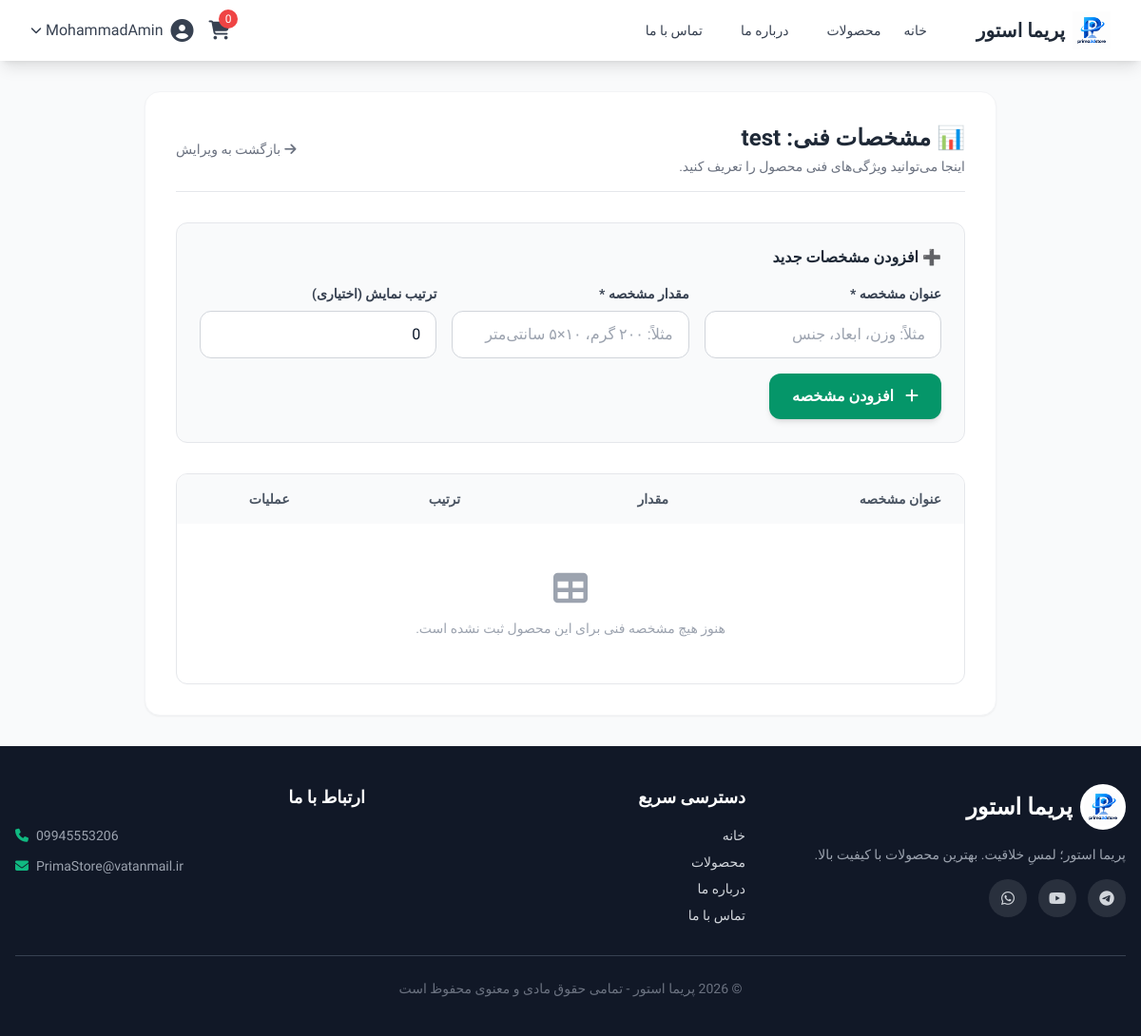
The page /admin/products/1/specifications (signed in) on the database as committed earlier.
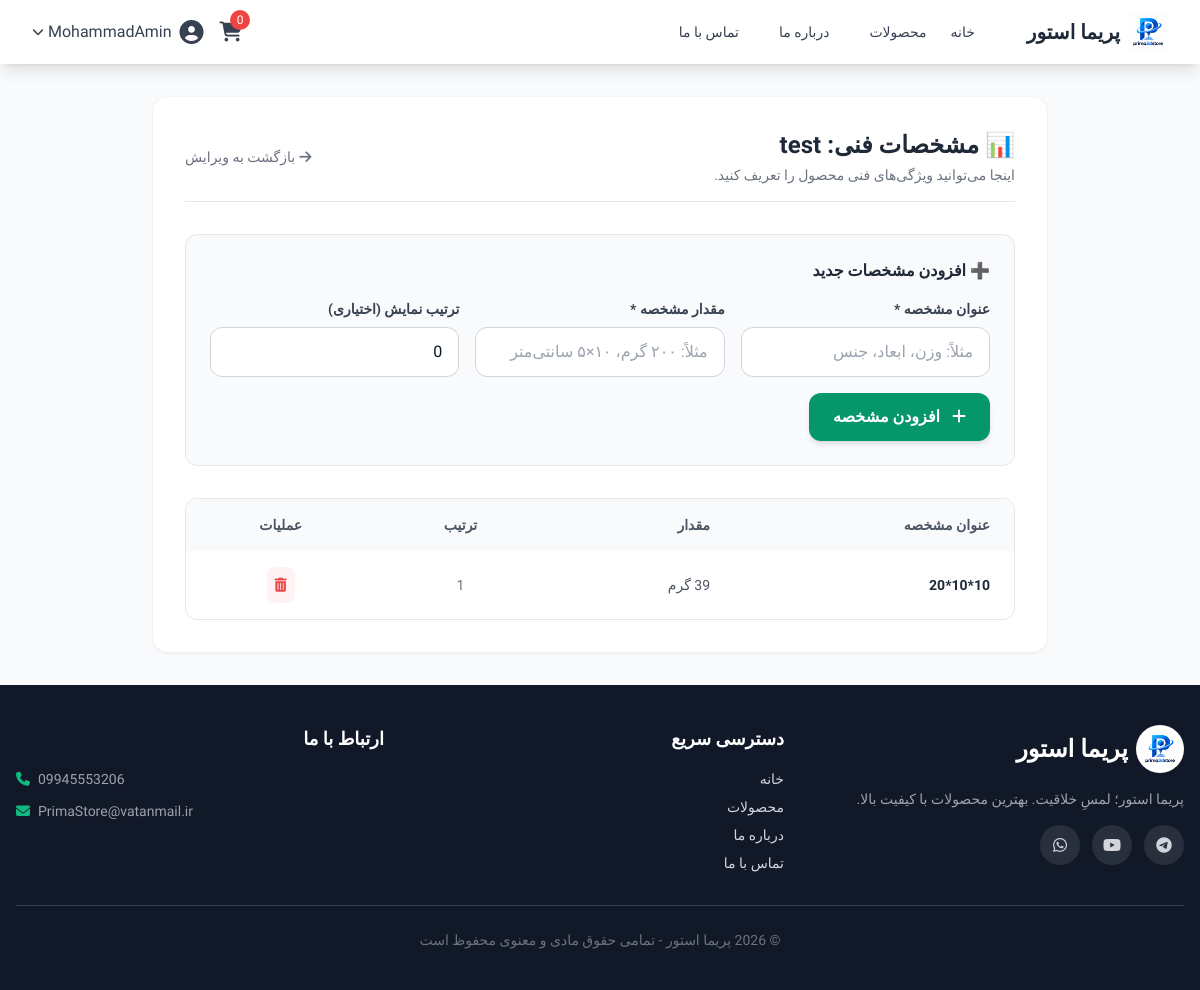
The same page on the database as committed later.
### app/main.py (models this page shows)
class ProductSpecification(db.Model):
    __tablename__ = 'product_specifications'
    id = db.Column(db.Integer, primary_key=True)
    product_id = db.Column(db.Integer, db.ForeignKey('products.id'), nullable=False)
    spec_key = db.Column(db.String(100), nullable=False)
    spec_value = db.Column(db.String(200), nullable=False)
    display_order = db.Column(db.Integer, default=0)
    created_at = db.Column(db.DateTime, default=db.func.current_timestamp())
    product = db.relationship('Product', backref='specifications')

### app/main.py (the view)
@app.route('/admin/products/<int:product_id>/specifications')
@login_required
def admin_product_specifications(product_id):
    if not current_user.is_admin:
        flash('دسترسی غیرمجاز!', 'error')
        return redirect(url_for('index'))
    product = Product.query.get_or_404(product_id)
    specs = ProductSpecification.query.filter_by(product_id=product_id).order_by(ProductSpecification.display_order).all()
    return render_template('admin/specifications.html', product=product, specs=specs)

### app/main.py (called while the page is built)
@login_manager.user_loader
def load_user(user_id):
    return User.query.get(int(user_id))

@app.context_processor
def inject_announcement():
    global announcement, announcement_link, announcement_page
    from datetime import datetime
    current_page = request.endpoint or ""
    show = False
    if announcement_page == "all":
        show = True
    elif announcement_page == "home" and current_page == "index":
        show = True
    elif announcement_page == "products" and current_page == "products":
        show = True
    elif announcement_page == "product" and current_page == "product_detail":
        show = True
    return {
        "announcement": announcement if show else None,
        "announcement_link": announcement_link if show else None,
        "now": datetime.now()
    }

### app/interfaces/templates/admin/specifications.html (shortened to what the changed rows need)
{% extends "base.html" %}
{% block content %}
<div class="max-w-4xl mx-auto bg-white rounded-2xl shadow-sm border border-gray-100 p-8">
    <div class="flex justify-between items-center mb-8 border-b pb-4">
        <div>
            <h1 class="text-2xl font-bold text-gray-800">📊 مشخصات فنی: {{ product.name }}</h1>
        </div>
    </div>
    <div class="bg-white rounded-xl border border-gray-200 overflow-hidden">
        <table class="w-full">
            <thead>
                <tr class="bg-gray-50 text-gray-600 text-sm">
                    <th class="px-6 py-4 text-right font-semibold">عنوان مشخصه</th>
                    <th class="px-6 py-4 text-right font-semibold">مقدار</th>
                    <th class="px-6 py-4 text-center font-semibold">ترتیب</th>
                    <th class="px-6 py-4 text-center font-semibold">عملیات</th>
                </tr>
            </thead>
            <tbody class="text-sm divide-y divide-gray-100">
                {% for spec in specs|sort(attribute='display_order') %}
                <tr class="hover:bg-gray-50 transition">
                    <td class="px-6 py-4 font-bold text-gray-800">{{ spec.spec_key }}</td>
                    <td class="px-6 py-4 text-gray-600">{{ spec.spec_value }}</td>
                    <td class="px-6 py-4 text-center text-gray-500">{{ spec.display_order }}</td>
                    <td class="px-6 py-4 text-center">
                        <form action="/admin/specifications/{{ spec.id }}/delete" method="POST" class="inline" onsubmit="return confirm('آیا از حذف این مشخصه مطمئن هستید؟')">
                            <button type="submit" class="bg-red-50 text-red-500 hover:bg-red-100 hover:text-red-700 p-2 rounded-lg transition" title="حذف">
                                <i class="fas fa-trash-alt"></i>
                            </button>
                        </form>
                    </td>
                </tr>
                {% else %}
                <tr>
                    <td colspan="4" class="px-6 py-12 text-center text-gray-400">
                        <i class="fas fa-table text-4xl mb-3 block"></i>
                        هنوز هیچ مشخصه فنی برای این محصول ثبت نشده است.
                    </td>
                </tr>
                {% endfor %}
            </tbody>
        </table>
    </div>
</div>
{% endblock %}

Rows that differ between the two databases and show on the page:
added ProductSpecification: spec_key "10*10*20", spec_value "39 گرم", display_order "1"
Other text that changed with them:
text no longer shown: "هنوز هیچ مشخصه فنی برای این محصول ثبت نشده است."
